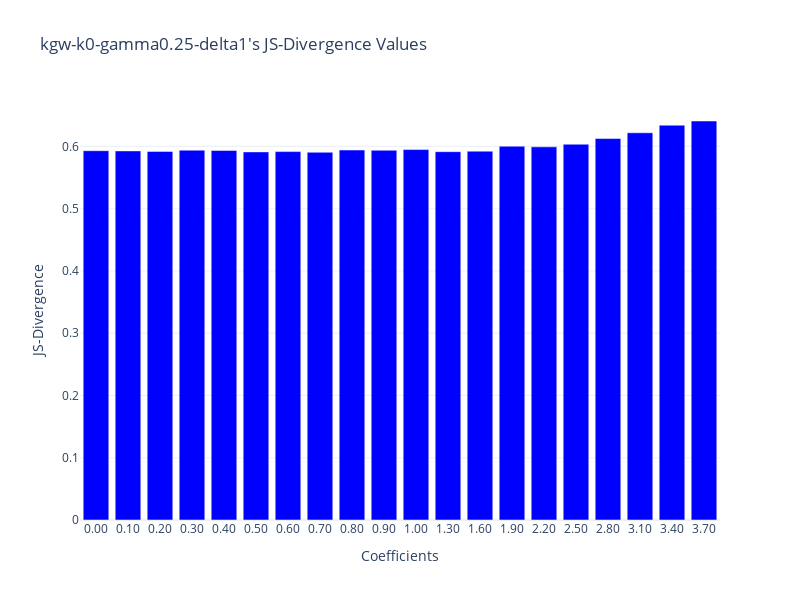
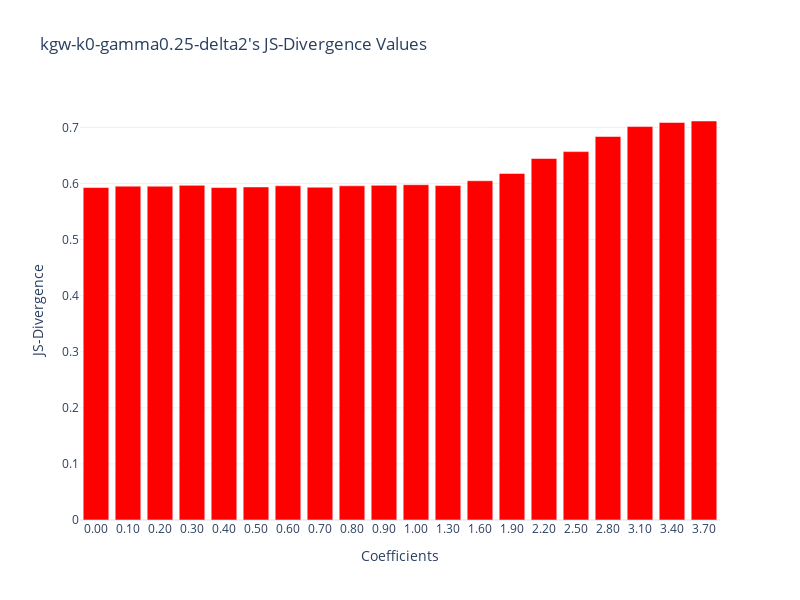
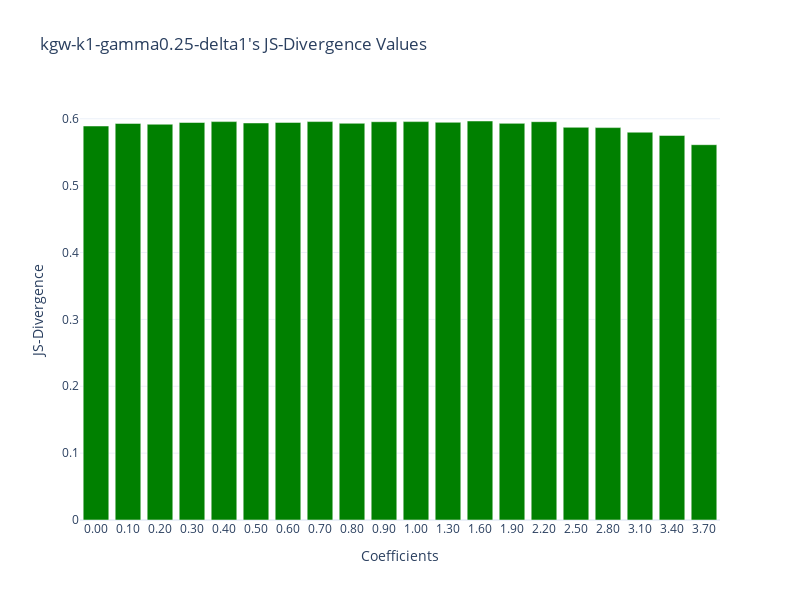
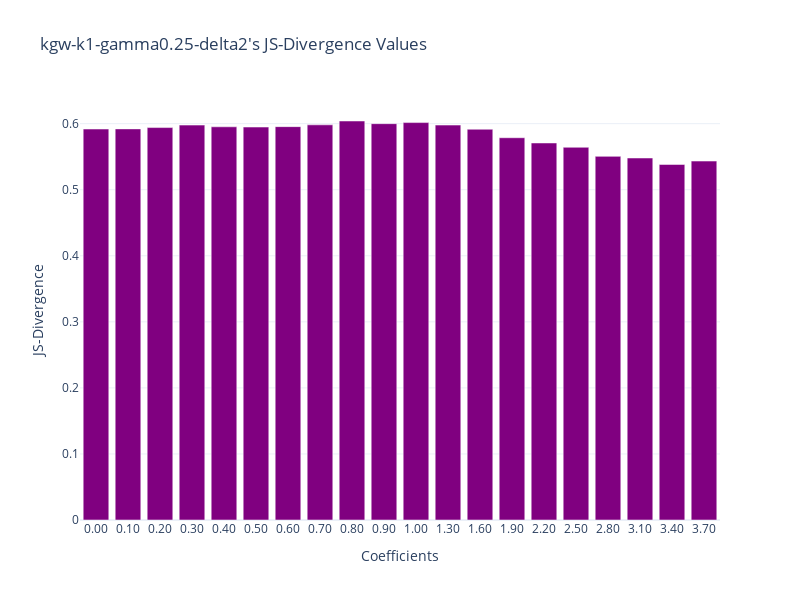

Source (notebook cell) for these figures, in order:
### Code cell
import plotly.graph_objects as go

color_list = ['blue', 'red', 'green', 'purple', 'orange', 'pink', 'gray']
for idx, (watermark_name, js_divergences) in enumerate(watermark_js_divergences.items()):
    fig = go.Figure(data=[go.Bar(x=coefficient_list, y=js_divergences, marker_color=color_list[idx])])
    fig.update_layout(
        title=f'''{watermark_name[40:]}'s JS-Divergence Values''',
        xaxis_title='Coefficients',
        yaxis_title='JS-Divergence',
        template='plotly_white',
        height=600,
        width=800
    )
    fig.show()

### Figure 1 — Plotly figure (JSON) as saved in the notebook; plotly's stock layout.template omitted (floating-point values rounded to 4 significant figures)
{"data": [{"marker": {"color": "blue"}, "type": "bar", "x": ["0.00", "0.10", "0.20", "0.30", "0.40", "0.50", "0.60", "0.70", "0.80", "0.90", "1.00", "1.30", "1.60", "1.90", "2.20", "2.50", "2.80", "3.10", "3.40", "3.70"], "y": [0.5931, 0.5927, 0.592, 0.5939, 0.5935, 0.5911, 0.5916, 0.5906, 0.5941, 0.5938, 0.5949, 0.5915, 0.5924, 0.6003, 0.5992, 0.6035, 0.6125, 0.6218, 0.6341, 0.6407]}], "layout": {"height": 600, "title": {"text": "kgw-k0-gamma0.25-delta1's JS-Divergence Values"}, "width": 800, "xaxis": {"title": {"text": "Coefficients"}}, "yaxis": {"title": {"text": "JS-Divergence"}}}}

### Figure 2 — Plotly figure (JSON) as saved in the notebook; plotly's stock layout.template omitted (floating-point values rounded to 4 significant figures)
{"data": [{"marker": {"color": "red"}, "type": "bar", "x": ["0.00", "0.10", "0.20", "0.30", "0.40", "0.50", "0.60", "0.70", "0.80", "0.90", "1.00", "1.30", "1.60", "1.90", "2.20", "2.50", "2.80", "3.10", "3.40", "3.70"], "y": [0.5927, 0.5952, 0.5951, 0.5966, 0.5927, 0.5937, 0.5959, 0.5932, 0.5958, 0.5966, 0.5977, 0.5962, 0.6048, 0.6178, 0.6445, 0.6568, 0.6837, 0.7014, 0.7087, 0.7113]}], "layout": {"height": 600, "title": {"text": "kgw-k0-gamma0.25-delta2's JS-Divergence Values"}, "width": 800, "xaxis": {"title": {"text": "Coefficients"}}, "yaxis": {"title": {"text": "JS-Divergence"}}}}

### Figure 3 — Plotly figure (JSON) as saved in the notebook; plotly's stock layout.template omitted (floating-point values rounded to 4 significant figures)
{"data": [{"marker": {"color": "green"}, "type": "bar", "x": ["0.00", "0.10", "0.20", "0.30", "0.40", "0.50", "0.60", "0.70", "0.80", "0.90", "1.00", "1.30", "1.60", "1.90", "2.20", "2.50", "2.80", "3.10", "3.40", "3.70"], "y": [0.5892, 0.593, 0.5918, 0.5944, 0.5957, 0.5937, 0.5945, 0.5958, 0.5932, 0.5956, 0.5957, 0.5947, 0.5966, 0.5931, 0.5956, 0.5872, 0.5868, 0.5799, 0.575, 0.5612]}], "layout": {"height": 600, "title": {"text": "kgw-k1-gamma0.25-delta1's JS-Divergence Values"}, "width": 800, "xaxis": {"title": {"text": "Coefficients"}}, "yaxis": {"title": {"text": "JS-Divergence"}}}}

### Figure 4 — Plotly figure (JSON) as saved in the notebook; plotly's stock layout.template omitted (floating-point values rounded to 4 significant figures)
{"data": [{"marker": {"color": "purple"}, "type": "bar", "x": ["0.00", "0.10", "0.20", "0.30", "0.40", "0.50", "0.60", "0.70", "0.80", "0.90", "1.00", "1.30", "1.60", "1.90", "2.20", "2.50", "2.80", "3.10", "3.40", "3.70"], "y": [0.5918, 0.5921, 0.5941, 0.5978, 0.5952, 0.5948, 0.5955, 0.5982, 0.604, 0.6, 0.6016, 0.5978, 0.5915, 0.5787, 0.5708, 0.5642, 0.5505, 0.548, 0.5382, 0.5434]}], "layout": {"height": 600, "title": {"text": "kgw-k1-gamma0.25-delta2's JS-Divergence Values"}, "width": 800, "xaxis": {"title": {"text": "Coefficients"}}, "yaxis": {"title": {"text": "JS-Divergence"}}}}
